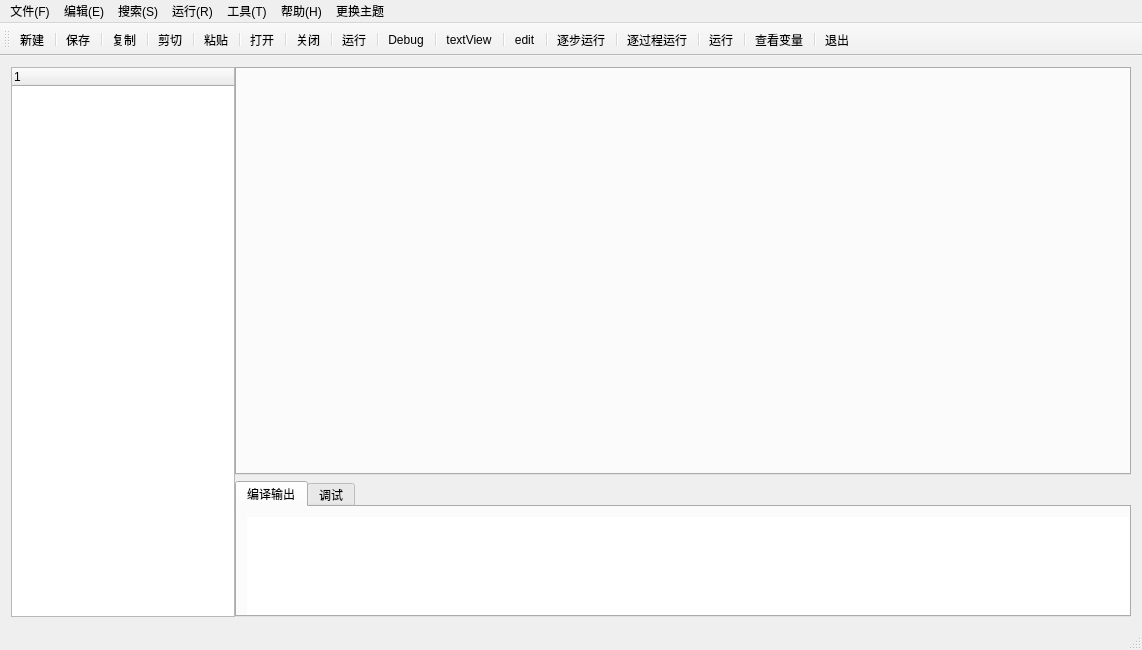
<?xml version="1.0" encoding="UTF-8"?>
<ui version="4.0">
 <class>MainWindow</class>
 <widget class="QMainWindow" name="MainWindow">
  <property name="geometry">
   <rect>
    <x>0</x>
    <y>0</y>
    <width>1142</width>
    <height>650</height>
   </rect>
  </property>
  <property name="windowTitle">
   <string>MainWindow</string>
  </property>
  <property name="styleSheet">
   <string notr="true"/>
  </property>
  <widget class="QWidget" name="centralWidget">
   <layout class="QGridLayout" name="gridLayout">
    <item row="0" column="0">
     <layout class="QHBoxLayout" name="horizontalLayout" stretch="1,4">
      <property name="spacing">
       <number>0</number>
      </property>
      <item>
       <widget class="TreeMenu" name="treeMenu">
        <column>
         <property name="text">
          <string notr="true">1</string>
         </property>
        </column>
       </widget>
      </item>
      <item>
       <layout class="QVBoxLayout" name="verticalLayout" stretch="3,1">
        <item>
         <widget class="QTabWidget" name="tabWidget_1">
          <property name="styleSheet">
           <string notr="true"/>
          </property>
          <property name="currentIndex">
           <number>-1</number>
          </property>
          <property name="tabsClosable">
           <bool>true</bool>
          </property>
         </widget>
        </item>
        <item>
         <widget class="QTabWidget" name="tabWidget_2">
          <property name="focusPolicy">
           <enum>Qt::TabFocus</enum>
          </property>
          <property name="currentIndex">
           <number>0</number>
          </property>
          <widget class="QWidget" name="tab_3">
           <attribute name="title">
            <string>编译输出</string>
           </attribute>
           <widget class="QTextEdit" name="textEditOutput">
            <property name="geometry">
             <rect>
              <x>10</x>
              <y>10</y>
              <width>1021</width>
              <height>100</height>
             </rect>
            </property>
            <property name="minimumSize">
             <size>
              <width>0</width>
              <height>0</height>
             </size>
            </property>
            <property name="maximumSize">
             <size>
              <width>16777215</width>
              <height>400</height>
             </size>
            </property>
            <property name="frameShape">
             <enum>QFrame::NoFrame</enum>
            </property>
           </widget>
          </widget>
          <widget class="QWidget" name="tab_4">
           <attribute name="title">
            <string>调试</string>
           </attribute>
           <widget class="QTextEdit" name="textEditOutput_2">
            <property name="geometry">
             <rect>
              <x>20</x>
              <y>0</y>
              <width>1021</width>
              <height>100</height>
             </rect>
            </property>
            <property name="minimumSize">
             <size>
              <width>0</width>
              <height>0</height>
             </size>
            </property>
            <property name="maximumSize">
             <size>
              <width>16777215</width>
              <height>400</height>
             </size>
            </property>
            <property name="frameShape">
             <enum>QFrame::NoFrame</enum>
            </property>
           </widget>
          </widget>
         </widget>
        </item>
       </layout>
      </item>
     </layout>
    </item>
   </layout>
  </widget>
  <widget class="QMenuBar" name="menuBar">
   <property name="geometry">
    <rect>
     <x>0</x>
     <y>0</y>
     <width>1142</width>
     <height>23</height>
    </rect>
   </property>
   <widget class="QMenu" name="menufile">
    <property name="title">
     <string>文件(F)</string>
    </property>
    <addaction name="actionNewFile"/>
    <addaction name="actionOpenFile"/>
    <addaction name="actionSaveFileAs"/>
    <addaction name="actionQuit"/>
    <addaction name="actionSaveFile"/>
   </widget>
   <widget class="QMenu" name="menu_E">
    <property name="title">
     <string>编辑(E)</string>
    </property>
    <addaction name="actionCopy"/>
    <addaction name="actionPaste"/>
    <addaction name="actionCut"/>
    <addaction name="actionReverse"/>
   </widget>
   <widget class="QMenu" name="menu_S">
    <property name="title">
     <string>搜索(S)</string>
    </property>
    <addaction name="actionsearch"/>
    <addaction name="action_8"/>
    <addaction name="action_9"/>
    <addaction name="action_10"/>
   </widget>
   <widget class="QMenu" name="menu_R">
    <property name="title">
     <string>运行(R)</string>
    </property>
    <addaction name="action_edit"/>
    <addaction name="action_run"/>
    <addaction name="action_edit_run"/>
    <addaction name="action_debug"/>
    <addaction name="action_addbreakpoint"/>
    <addaction name="action_delete"/>
    <addaction name="action_check"/>
   </widget>
   <widget class="QMenu" name="menu_T">
    <property name="title">
     <string>工具(T)</string>
    </property>
   </widget>
   <widget class="QMenu" name="menu_H">
    <property name="title">
     <string>帮助(H)</string>
    </property>
   </widget>
   <widget class="QMenu" name="menu">
    <property name="title">
     <string>更换主题</string>
    </property>
    <addaction name="actionChangeWhite"/>
    <addaction name="actionChangePink"/>
    <addaction name="actionChangeOrange"/>
    <addaction name="actionChangeColorful"/>
    <addaction name="actionChangeDarkBlue"/>
   </widget>
   <addaction name="menufile"/>
   <addaction name="menu_E"/>
   <addaction name="menu_S"/>
   <addaction name="menu_R"/>
   <addaction name="menu_T"/>
   <addaction name="menu_H"/>
   <addaction name="menu"/>
  </widget>
  <widget class="QToolBar" name="mainToolBar">
   <attribute name="toolBarArea">
    <enum>TopToolBarArea</enum>
   </attribute>
   <attribute name="toolBarBreak">
    <bool>false</bool>
   </attribute>
   <addaction name="action_tool_new"/>
   <addaction name="separator"/>
   <addaction name="action_tool_save"/>
   <addaction name="separator"/>
   <addaction name="action_tool_copy"/>
   <addaction name="separator"/>
   <addaction name="action_tool_cut"/>
   <addaction name="separator"/>
   <addaction name="action_tool_paste"/>
   <addaction name="separator"/>
   <addaction name="action_tool_open"/>
   <addaction name="separator"/>
   <addaction name="action_tool_close"/>
   <addaction name="separator"/>
   <addaction name="action_tool_run"/>
   <addaction name="separator"/>
   <addaction name="action_tool_Debug"/>
   <addaction name="separator"/>
   <addaction name="actiontext_view"/>
   <addaction name="separator"/>
   <addaction name="actionedit_view"/>
   <addaction name="separator"/>
   <addaction name="action_tool_singleRun"/>
   <addaction name="separator"/>
   <addaction name="action_tool_processRun"/>
   <addaction name="separator"/>
   <addaction name="action_tool_RunWhileDebug"/>
   <addaction name="separator"/>
   <addaction name="action_tool_search"/>
   <addaction name="separator"/>
   <addaction name="action_tool_Exit"/>
  </widget>
  <widget class="QStatusBar" name="statusBar"/>
  <action name="actionNewFile">
   <property name="text">
    <string>新建</string>
   </property>
  </action>
  <action name="action_tool_new">
   <property name="icon">
    <iconset resource="icon.qrc">
     <normaloff>:/img/newFile.png</normaloff>:/img/newFile.png</iconset>
   </property>
   <property name="text">
    <string>新建</string>
   </property>
  </action>
  <action name="action_tool_save">
   <property name="icon">
    <iconset resource="icon.qrc">
     <normaloff>:/img/saveFile.png</normaloff>:/img/saveFile.png</iconset>
   </property>
   <property name="text">
    <string>保存</string>
   </property>
  </action>
  <action name="actionsearch">
   <property name="text">
    <string>全局查找</string>
   </property>
  </action>
  <action name="actionOpenFile">
   <property name="text">
    <string>打开</string>
   </property>
  </action>
  <action name="actionSaveFileAs">
   <property name="text">
    <string>另存为</string>
   </property>
  </action>
  <action name="actionQuit">
   <property name="text">
    <string>关闭</string>
   </property>
  </action>
  <action name="actionCopy">
   <property name="text">
    <string>复制</string>
   </property>
  </action>
  <action name="actionPaste">
   <property name="text">
    <string>粘贴</string>
   </property>
  </action>
  <action name="actionCut">
   <property name="text">
    <string>剪切</string>
   </property>
  </action>
  <action name="actionReverse">
   <property name="text">
    <string>撤销</string>
   </property>
  </action>
  <action name="action_8">
   <property name="text">
    <string>顺序查找</string>
   </property>
  </action>
  <action name="action_9">
   <property name="text">
    <string>替换</string>
   </property>
  </action>
  <action name="action_10">
   <property name="text">
    <string>全局替换</string>
   </property>
  </action>
  <action name="action_edit">
   <property name="text">
    <string>编译</string>
   </property>
  </action>
  <action name="action_run">
   <property name="text">
    <string>运行</string>
   </property>
  </action>
  <action name="action_edit_run">
   <property name="text">
    <string>编译运行</string>
   </property>
  </action>
  <action name="action_debug">
   <property name="text">
    <string>debug</string>
   </property>
  </action>
  <action name="action_tool_copy">
   <property name="icon">
    <iconset resource="icon.qrc">
     <normaloff>:/img/copy.png</normaloff>:/img/copy.png</iconset>
   </property>
   <property name="text">
    <string>复制</string>
   </property>
  </action>
  <action name="action_tool_cut">
   <property name="icon">
    <iconset resource="icon.qrc">
     <normaloff>:/img/cut.png</normaloff>:/img/cut.png</iconset>
   </property>
   <property name="text">
    <string>剪切</string>
   </property>
  </action>
  <action name="action_tool_open">
   <property name="icon">
    <iconset resource="icon.qrc">
     <normaloff>:/img/openFile.png</normaloff>:/img/openFile.png</iconset>
   </property>
   <property name="text">
    <string>打开</string>
   </property>
  </action>
  <action name="action_tool_close">
   <property name="icon">
    <iconset resource="icon.qrc">
     <normaloff>:/img/closeFile.png</normaloff>:/img/closeFile.png</iconset>
   </property>
   <property name="text">
    <string>关闭</string>
   </property>
  </action>
  <action name="action_tool_run">
   <property name="icon">
    <iconset resource="icon.qrc">
     <normaloff>:/img/Run.png</normaloff>:/img/Run.png</iconset>
   </property>
   <property name="text">
    <string>运行</string>
   </property>
  </action>
  <action name="actionSaveFile">
   <property name="text">
    <string>保存</string>
   </property>
  </action>
  <action name="actiontext_view">
   <property name="icon">
    <iconset resource="icon.qrc">
     <normaloff>:/img/textView.png</normaloff>:/img/textView.png</iconset>
   </property>
   <property name="text">
    <string>textView</string>
   </property>
  </action>
  <action name="actionedit_view">
   <property name="icon">
    <iconset resource="icon.qrc">
     <normaloff>:/img/editView.png</normaloff>:/img/editView.png</iconset>
   </property>
   <property name="text">
    <string>edit</string>
   </property>
  </action>
  <action name="actionChangeWhite">
   <property name="text">
    <string>冰雪奇缘</string>
   </property>
  </action>
  <action name="actionChangePink">
   <property name="text">
    <string>玲娜贝儿</string>
   </property>
  </action>
  <action name="actionChangeOrange">
   <property name="text">
    <string>小熊维尼</string>
   </property>
  </action>
  <action name="actionChangeColorful">
   <property name="text">
    <string>彩色庆典</string>
   </property>
  </action>
  <action name="actionChangeDarkBlue">
   <property name="text">
    <string>史迪仔</string>
   </property>
  </action>
  <action name="action_tool_paste">
   <property name="icon">
    <iconset resource="icon.qrc">
     <normaloff>:/img/paste.png</normaloff>:/img/paste.png</iconset>
   </property>
   <property name="text">
    <string>粘贴</string>
   </property>
  </action>
  <action name="action_tool_Debug">
   <property name="icon">
    <iconset resource="icon.qrc">
     <normaloff>:/img/Debug.png</normaloff>:/img/Debug.png</iconset>
   </property>
   <property name="text">
    <string>Debug</string>
   </property>
  </action>
  <action name="action_addbreakpoint">
   <property name="text">
    <string>增加断点</string>
   </property>
  </action>
  <action name="action_delete">
   <property name="text">
    <string>删除断点</string>
   </property>
  </action>
  <action name="action_check">
   <property name="text">
    <string>查看断点信息</string>
   </property>
  </action>
  <action name="action_tool_singleRun">
   <property name="icon">
    <iconset resource="icon.qrc">
     <normaloff>:/img/singleRun.png</normaloff>:/img/singleRun.png</iconset>
   </property>
   <property name="text">
    <string>逐步运行</string>
   </property>
  </action>
  <action name="action_tool_processRun">
   <property name="icon">
    <iconset resource="icon.qrc">
     <normaloff>:/img/processRun.png</normaloff>:/img/processRun.png</iconset>
   </property>
   <property name="text">
    <string>逐过程运行</string>
   </property>
  </action>
  <action name="action_tool_RunWhileDebug">
   <property name="icon">
    <iconset resource="icon.qrc">
     <normaloff>:/img/debugRun.png</normaloff>:/img/debugRun.png</iconset>
   </property>
   <property name="text">
    <string>运行</string>
   </property>
  </action>
  <action name="action_tool_search">
   <property name="icon">
    <iconset resource="icon.qrc">
     <normaloff>:/img/checkVariable.png</normaloff>:/img/checkVariable.png</iconset>
   </property>
   <property name="text">
    <string>查看变量</string>
   </property>
  </action>
  <action name="action_tool_Exit">
   <property name="icon">
    <iconset resource="icon.qrc">
     <normaloff>:/img/exit.png</normaloff>:/img/exit.png</iconset>
   </property>
   <property name="text">
    <string>退出</string>
   </property>
  </action>
 </widget>
 <layoutdefault spacing="6" margin="11"/>
 <customwidgets>
  <customwidget>
   <class>TreeMenu</class>
   <extends>QTreeWidget</extends>
   <header>treemenu.h</header>
  </customwidget>
 </customwidgets>
 <resources>
  <include location="icon.qrc"/>
 </resources>
 <connections/>
</ui>
